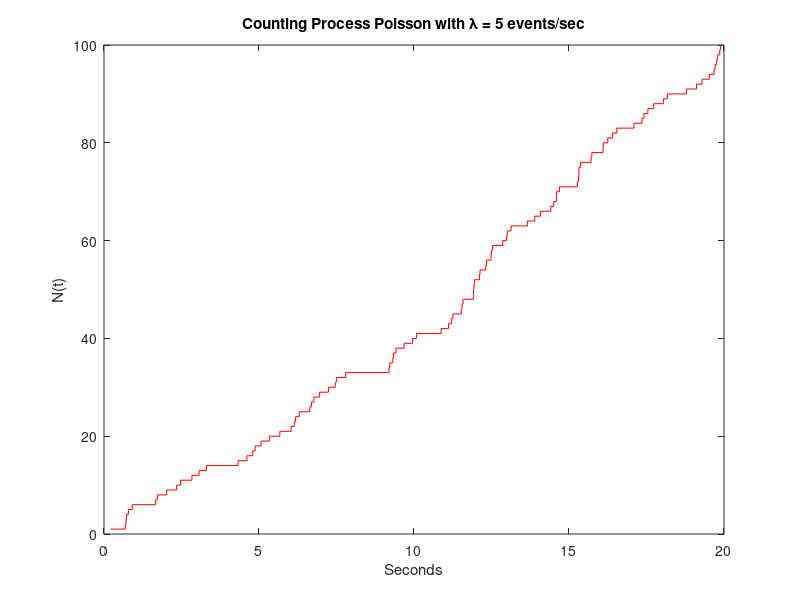
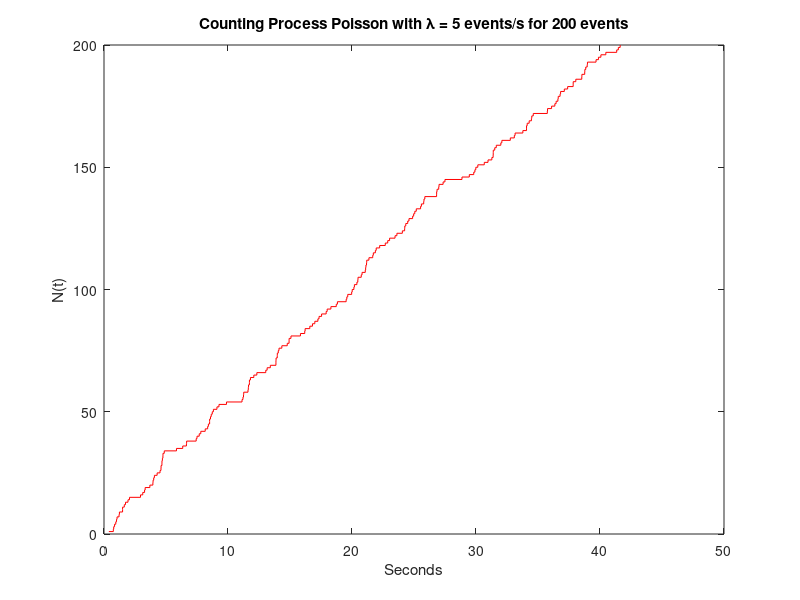
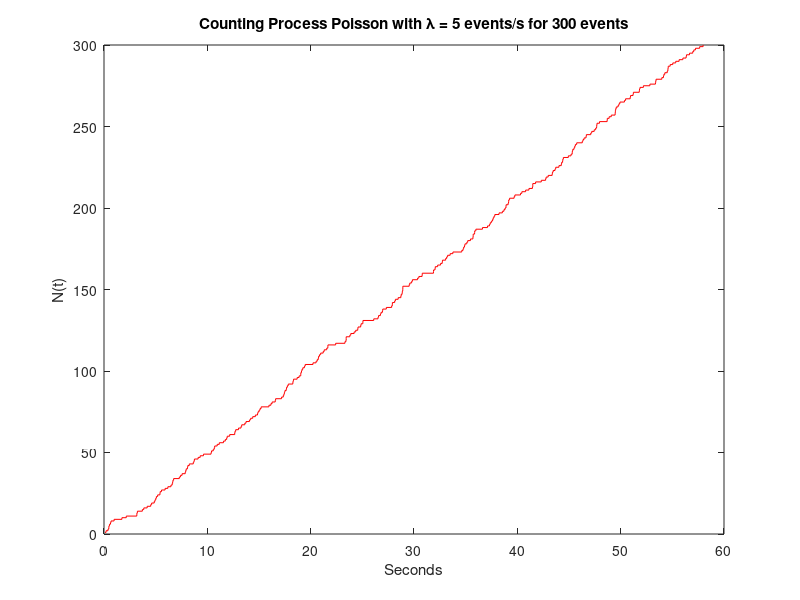
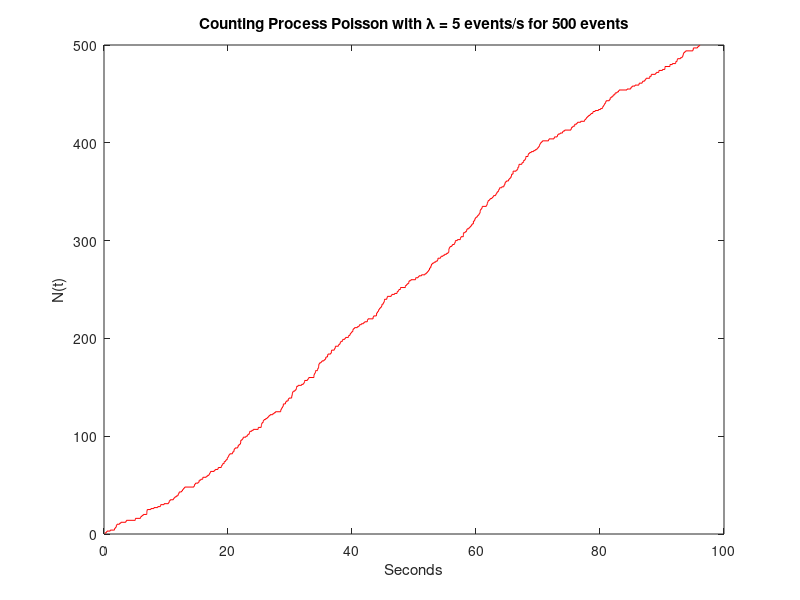

Write MATLAB code to recreate these figures, in order.
clc;
clear all;
close all;
pkg load statistics;

#Ερώτημα Α
#Counting Process Poisson
lambda = 0.2 #λ=5
r= exprnd(lambda,1,100);
#r = exprnd(mu,sz1,...,szN) generates an arrax of random numbers from the 
#erponential distribution, where sz1,...,szN indicates the size of each dimension.
x = ones(100,1);
for i=1:99
  r(i+1)=r(i+1)+r(i);
  x(i+1)=x(i+1)+x(i);
endfor

figure(1);
stairs(r,x,color = 'r');
title("Counting Process Poisson with λ = 5 events/sec");
xlabel("Seconds");
ylabel("N(t)");

#Ερώτημα Β
#Μεσος Αριθμός Γεγονότων
#i - 200
lambda = 0.2; #λ=5
r = exprnd(lambda,1,200);
x = ones(200,1);
for i=1:199
  r(i+1) = r(i+1) + r(i);
  x(i+1) = x(i+1) + x(i);
endfor
figure(2);
stairs(r,x, color = 'r');
title("Counting Process Poisson with λ = 5 events/s for 200 events");
xlabel("Seconds");
ylabel("N(t)");
display("For 200 events mean = ");
display(200/r(200));

#ii - 300
lambda = 0.2; #λ=5
r = exprnd(lambda,1,300);
x = ones(300,1);
for i=1:299
  r(i+1) = r(i+1) + r(i);
  x(i+1) = x(i+1) + x(i);
endfor
figure(3);
stairs(r,x, color = 'r');
title("Counting Process Poisson with λ = 5 events/s for 300 events");
xlabel("Seconds");
ylabel("N(t)");
display("For 300 events mean = ");
display(300/r(300));

#iii - 500
lambda = 0.2; #λ=5
r = exprnd(lambda,1,500);
x = ones(500,1);
for i=1:499
  r(i+1) = r(i+1) + r(i);
  x(i+1) = x(i+1) + x(i);
endfor
figure(4);
stairs(r,x, color = 'r');
title("Counting Process Poisson with λ = 5 events/s for 500 events");
xlabel("Seconds");
ylabel("N(t)");
display("For 500 events mean = ");
display(500/r(500));

#iv - 1000
lambda = 0.2; #λ=5
r = exprnd(lambda,1,1000);
x = ones(1000,1);
for i=1:999
  r(i+1) = r(i+1) + r(i);
  x(i+1) = x(i+1) + x(i);
endfor
figure(5);
stairs(r,x, color = 'r');
title("Counting Process Poisson with λ = 5 events/s for 1000 events");
xlabel("Seconds");
ylabel("N(t)");
display("For 1000 events mean = ");
display(1000/r(1000));

#v - 10000
lambda = 0.2; #λ=5
r = exprnd(lambda,1,10000);
x = ones(10000,1);
for i=1:9999
  r(i+1) = r(i+1) + r(i);
  x(i+1) = x(i+1) + x(i);
endfor
figure(6);
stairs(r,x, color = 'r');
title("Counting Process Poisson with λ = 5 events/s for 10000 events");
xlabel("Seconds");
ylabel("N(t)");
display("For 10000 events mean = ");
display(10000/r(10000));